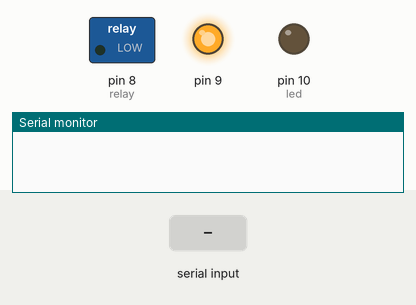
The sketch below on a simulated Arduino Uno, built with avr-gcc and run on an emulated ATmega328P. Parts: switched loads named in the sketch (green lamp = pin HIGH), output pins drawn as LEDs (lit = HIGH), the last lines printed to the serial monitor. Inputs (shaded band) come from the test bench.

Above: at 1.2 s.
1.3 s: "1\n" received over Serial
At 2.1 s:
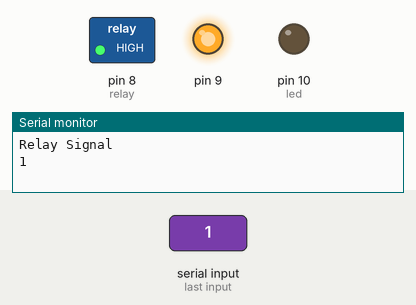
3.8 s: "11\n" received over Serial
At 4.4 s:
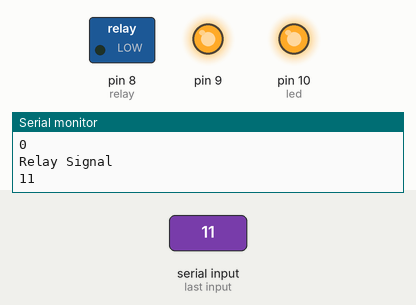
5.3 s: "1\n" received over Serial
At 6.1 s:
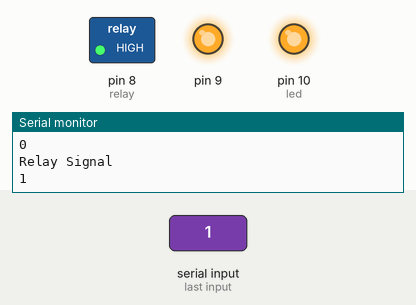
7.8 s: "10\n" received over Serial
At 8.7 s:
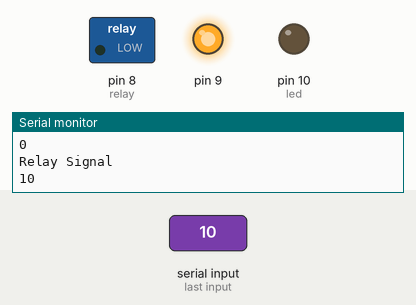
Timing chart, 0 to 10.3 s (numbered marks = the images above; inputs shaded):
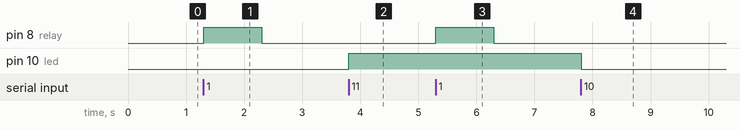

The sketch:

Arduinouno_2_relay.ino
```cpp
const int relay = 8;
const int led = 10;
int data;
void setup()
 {
   Serial.begin(9600);
   pinMode(9, OUTPUT);
   digitalWrite(9, HIGH);
   pinMode(relay, OUTPUT);
   pinMode(led, OUTPUT);
 }

void loop()
 {
  if( Serial.available() > 0 )
    {
       data = Serial.parseInt();
       Serial.println("Relay Signal");
       Serial.println(data);
       if ( data == 0 )
           {
              digitalWrite(relay, LOW);
           }
       if ( data == 1 )
           {
              digitalWrite(relay, HIGH);
           }
       if ( data == 10 )
           {
              digitalWrite(led, LOW);
           }
       if ( data == 11 )
           {
              digitalWrite(led, HIGH);
           }
    }
 }
```

Measured:
- after the input at 1.3 s, pin 8 (relay): LOW → HIGH at once, → LOW 1.0 s later
- after the input at 3.8 s, pin 10 (led): LOW → HIGH at once
- after the input at 5.3 s, pin 8 (relay): LOW → HIGH at once, → LOW 1.0 s later
- after the input at 7.8 s, pin 10 (led): HIGH → LOW at once
